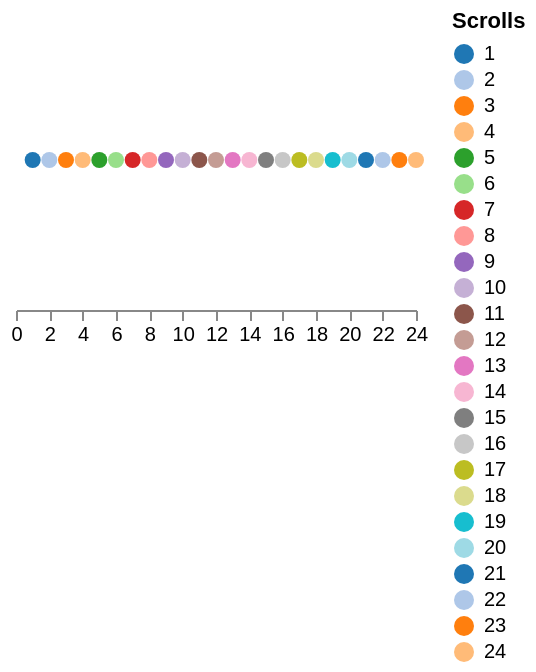

Write a Vega-Lite specification for this figure.
### Vega specification from a JSON file in a GitHub repository (floating-point values rounded to 4 significant figures)
{"$schema": "https://vega.github.io/schema/vega/v6.json", "description": "A right legend with a maxHeight past the plot stays within the height beside the plot and its axis.", "width": 200, "height": 150, "padding": 5, "autosize": "pad", "data": [{"name": "source", "transform": [{"type": "sequence", "start": 1, "stop": 25, "as": "x"}]}], "scales": [{"name": "x", "type": "linear", "domain": {"data": "source", "field": "x"}, "range": "width"}, {"name": "color", "type": "ordinal", "range": {"scheme": "category20"}, "domain": {"data": "source", "field": "x"}}], "axes": [{"scale": "x", "orient": "bottom"}], "legends": [{"fill": "color", "title": "Scrolls", "orient": "right", "symbolLimit": 0, "maxHeight": 400, "scrollbarColor": "gray"}], "marks": [{"type": "symbol", "from": {"data": "source"}, "encode": {"update": {"x": {"scale": "x", "field": "x"}, "y": {"value": 75}, "fill": {"scale": "color", "field": "x"}}}}]}
